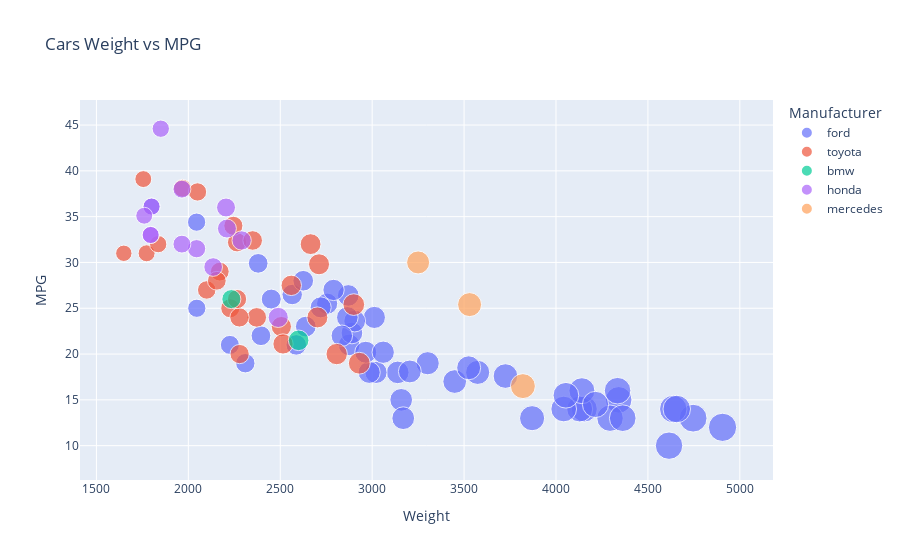

Write notebook code for a chart like this one.
### Markdown cell above
# Plotly

### Code cell
import plotly.express as px
fig = px.scatter(cars, x="Weight", y="MPG", color="Manufacturer",
                 size='Weight', hover_data=['Horsepower', 'Car'], title='Cars Weight vs MPG')
fig.show()

### Figure 1 — Plotly figure (JSON) as saved in the notebook; plotly's stock layout.template omitted (floating-point values rounded to 4 significant figures)
{"data": [{"customdata": [[140, "torino"], [198, "galaxie 500"], [153, "torino (sw)"], [140, "mustang boss 302"], [85, "maverick"], [215, "f250"], [null, "pinto"], [88, "torino 500"], [153, "galaxie 500"], [170, "country squire (sw)"], [88, "mustang"], [86, "pinto runabout"], [153, "galaxie 500"], [140, "gran torino (sw)"], [86, "pinto (sw)"], [137, "gran torino"], [158, "ltd"], [88, "maverick"], [167, "country"], [85, "pinto"], [null, "maverick"], [80, "pinto"], [140, "gran torino"], [140, "gran torino (sw)"], [72, "maverick"], [148, "ltd"], [129, "mustang ii"], [83, "pinto"], [97, "pinto"], [152, "gran torino"], [81, "maverick"], [78, "granada ghia"], [72, "pinto"], [130, "f108"], [98, "granada"], [149, "thunderbird"], [89, "mustang ii 2+2"], [66, "fiesta"], [85, "fairmont (auto)"], [88, "fairmont (man)"], [139, "futura"], [88, "fairmont 4"], [129, "ltd landau"], [142, "country squire (sw)"], [88, "fairmont"], [null, "mustang cobra"], [65, "escort 4w"], [65, "escort 2h"], [88, "granada gl"], [92, "fairmont futura"], [112, "granada l"], [86, "mustang gl"], [79, "ranger"]], "hovertemplate": "Manufacturer=ford<br>Weight=%{marker.size}<br>MPG=%{y}<br>Horsepower=%{customdata[0]}<br>Car=%{customdata[1]}<extra></extra>", "legendgroup": "ford", "marker": {"color": "#636efa", "size": [3449, 4341, 4034, 3353, 2587, 4615, 2046, 3302, 4154, 4746, 3139, 2226, 4129, 4294, 2395, 4042, 4363, 3021, 4906, 2310, 2875, 2451, 4141, 4638, 3158, 4657, 3169, 2639, 2984, 4215, 3012, 3574, 2565, 3870, 3525, 4335, 2755, 1800, 2965, 2720, 3205, 2890, 3725, 4054, 2870, 2905, 2045, 2380, 3060, 2865, 2835, 2790, 2625], "sizemode": "area", "sizeref": 12.27, "symbol": "circle"}, "mode": "markers", "name": "ford", "orientation": "v", "showlegend": true, "type": "scatter", "x": [3449, 4341, 4034, 3353, 2587, 4615, 2046, 3302, 4154, 4746, 3139, 2226, 4129, 4294, 2395, 4042, 4363, 3021, 4906, 2310, 2875, 2451, 4141, 4638, 3158, 4657, 3169, 2639, 2984, 4215, 3012, 3574, 2565, 3870, 3525, 4335, 2755, 1800, 2965, 2720, 3205, 2890, 3725, 4054, 2870, 2905, 2045, 2380, 3060, 2865, 2835, 2790, 2625], "xaxis": "x", "y": [17, 15, null, null, 21, 10, 25, 19, 14, 13, 18, 21, 14, 13, 22, 14, 13, 18, 12, 19, 21, 26, 16, 14, 15, 14, 13, 23, 18, 14.5, 24, 18, 26.5, 13, 18.5, 16, 25.5, 36.1, 20.2, 25.1, 18.1, 22.3, 17.6, 15.5, 26.4, 23.6, 34.4, 29.9, 20.2, 24, 22, 27, 28], "yaxis": "y"}, {"customdata": [[95, "corona mark ii"], [95, "corona"], [65, "corolla 1200"], [95, "corona hardtop"], [97, "corona mark ii (sw)"], [88, "corolla 1600 (sw)"], [88, "carina"], [122, "mark ii"], [65, "corolla 1200"], [52, "corona"], [75, "corolla"], [96, "corona"], [75, "corolla"], [108, "mark ii"], [75, "corolla liftback"], [95, "corona"], [95, "celica gt liftback"], [60, "corolla tercel"], [90, "corona liftback"], [75, "corolla"], [58, "starlet"], [62, "tercel"], [75, "corolla"], [116, "cressida"], [70, "corolla"], [96, "celica gt"]], "hovertemplate": "Manufacturer=toyota<br>Weight=%{marker.size}<br>MPG=%{y}<br>Horsepower=%{customdata[0]}<br>Car=%{customdata[1]}<extra></extra>", "legendgroup": "toyota", "marker": {"color": "#EF553B", "size": [2372, 2228, 1773, 2278, 2506, 2100, 2279, 2807, 1836, 1649, 2171, 2702, 2155, 2930, 2265, 2560, 2515, 1968, 2711, 2265, 1755, 2050, 2350, 2900, 2245, 2665], "sizemode": "area", "sizeref": 12.27, "symbol": "circle"}, "mode": "markers", "name": "toyota", "orientation": "v", "showlegend": true, "type": "scatter", "x": [2372, 2228, 1773, 2278, 2506, 2100, 2279, 2807, 1836, 1649, 2171, 2702, 2155, 2930, 2265, 2560, 2515, 1968, 2711, 2265, 1755, 2050, 2350, 2900, 2245, 2665], "xaxis": "x", "y": [24, 25, 31, 24, 23, 27, 20, 20, 32, 31, 29, 24, 28, 19, 26, 27.5, 21.1, 38.1, 29.8, 32.2, 39.1, 37.7, 32.4, 25.4, 34, 32], "yaxis": "y"}, {"customdata": [[113, "2002"], [110, "320i"]], "hovertemplate": "Manufacturer=bmw<br>Weight=%{marker.size}<br>MPG=%{y}<br>Horsepower=%{customdata[0]}<br>Car=%{customdata[1]}<extra></extra>", "legendgroup": "bmw", "marker": {"color": "#00cc96", "size": [2234, 2600], "sizemode": "area", "sizeref": 12.27, "symbol": "circle"}, "mode": "markers", "name": "bmw", "orientation": "v", "showlegend": true, "type": "scatter", "x": [2234, 2600], "xaxis": "x", "y": [26, 21.5], "yaxis": "y"}, {"customdata": [[97, "civic"], [53, "civic cvcc"], [53, "civic"], [68, "accord cvcc"], [60, "civic cvcc"], [68, "accord lx"], [67, "civic 1500 gl"], [72, "accord"], [60, "civic 1300"], [75, "prelude"], [75, "accord"], [67, "civic"], [67, "civic (auto)"]], "hovertemplate": "Manufacturer=honda<br>Weight=%{marker.size}<br>MPG=%{y}<br>Horsepower=%{customdata[0]}<br>Car=%{customdata[1]}<extra></extra>", "legendgroup": "honda", "marker": {"color": "#ab63fa", "size": [2489, 1795, 1795, 2045, 1800, 2135, 1850, 2290, 1760, 2210, 2205, 1965, 1965], "sizemode": "area", "sizeref": 12.27, "symbol": "circle"}, "mode": "markers", "name": "honda", "orientation": "v", "showlegend": true, "type": "scatter", "x": [2489, 1795, 1795, 2045, 1800, 2135, 1850, 2290, 1760, 2210, 2205, 1965, 1965], "xaxis": "x", "y": [24, 33, 33, 31.5, 36.1, 29.5, 44.6, 32.4, 35.1, 33.7, 36, 38, 32], "yaxis": "y"}, {"customdata": [[120, "280s"], [77, "300d"], [67, "240d"]], "hovertemplate": "Manufacturer=mercedes<br>Weight=%{marker.size}<br>MPG=%{y}<br>Horsepower=%{customdata[0]}<br>Car=%{customdata[1]}<extra></extra>", "legendgroup": "mercedes", "marker": {"color": "#FFA15A", "size": [3820, 3530, 3250], "sizemode": "area", "sizeref": 12.27, "symbol": "circle"}, "mode": "markers", "name": "mercedes", "orientation": "v", "showlegend": true, "type": "scatter", "x": [3820, 3530, 3250], "xaxis": "x", "y": [16.5, 25.4, 30], "yaxis": "y"}], "layout": {"legend": {"itemsizing": "constant", "title": {"text": "Manufacturer"}, "tracegroupgap": 0}, "title": {"text": "Cars Weight vs MPG"}, "xaxis": {"anchor": "y", "domain": [0, 1], "title": {"text": "Weight"}}, "yaxis": {"anchor": "x", "domain": [0, 1], "title": {"text": "MPG"}}}}
